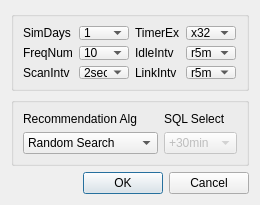
<?xml version="1.0" encoding="UTF-8"?>
<ui version="4.0">
 <class>LinkDlg</class>
 <widget class="QDialog" name="LinkDlg">
  <property name="geometry">
   <rect>
    <x>0</x>
    <y>0</y>
    <width>260</width>
    <height>205</height>
   </rect>
  </property>
  <property name="minimumSize">
   <size>
    <width>260</width>
    <height>205</height>
   </size>
  </property>
  <property name="maximumSize">
   <size>
    <width>264</width>
    <height>205</height>
   </size>
  </property>
  <property name="windowTitle">
   <string>Simulator</string>
  </property>
  <layout class="QGridLayout" name="gridLayout">
   <item row="1" column="2" colspan="3">
    <widget class="QGroupBox" name="simGrpBox">
     <property name="title">
      <string/>
     </property>
     <layout class="QGridLayout" name="gridLayout_2">
      <item row="0" column="0">
       <widget class="QLabel" name="daysLabel">
        <property name="text">
         <string>SimDays</string>
        </property>
       </widget>
      </item>
      <item row="0" column="1">
       <widget class="QComboBox" name="simDay">
        <item>
         <property name="text">
          <string>1</string>
         </property>
        </item>
        <item>
         <property name="text">
          <string>2</string>
         </property>
        </item>
        <item>
         <property name="text">
          <string>4</string>
         </property>
        </item>
        <item>
         <property name="text">
          <string>14</string>
         </property>
        </item>
        <item>
         <property name="text">
          <string>21</string>
         </property>
        </item>
       </widget>
      </item>
      <item row="0" column="2">
       <widget class="QLabel" name="speedLabel">
        <property name="text">
         <string>TimerEx</string>
        </property>
       </widget>
      </item>
      <item row="0" column="3">
       <widget class="QComboBox" name="tmrSpeed">
        <item>
         <property name="text">
          <string>x32</string>
         </property>
        </item>
        <item>
         <property name="text">
          <string>x64</string>
         </property>
        </item>
        <item>
         <property name="text">
          <string>x128</string>
         </property>
        </item>
        <item>
         <property name="text">
          <string>x16</string>
         </property>
        </item>
        <item>
         <property name="text">
          <string>x8</string>
         </property>
        </item>
        <item>
         <property name="text">
          <string>x4</string>
         </property>
        </item>
        <item>
         <property name="text">
          <string>x1</string>
         </property>
        </item>
       </widget>
      </item>
      <item row="1" column="0">
       <widget class="QLabel" name="reqFcLabel">
        <property name="text">
         <string>FreqNum</string>
        </property>
       </widget>
      </item>
      <item row="1" column="1">
       <widget class="QComboBox" name="reqFcNum">
        <item>
         <property name="text">
          <string>10</string>
         </property>
        </item>
        <item>
         <property name="text">
          <string>20</string>
         </property>
        </item>
        <item>
         <property name="text">
          <string>50</string>
         </property>
        </item>
       </widget>
      </item>
      <item row="1" column="2">
       <widget class="QLabel" name="idleLabel">
        <property name="text">
         <string>IdleIntv</string>
        </property>
       </widget>
      </item>
      <item row="1" column="3">
       <widget class="QComboBox" name="idleInterval">
        <item>
         <property name="text">
          <string>r5m</string>
         </property>
        </item>
        <item>
         <property name="text">
          <string>r10m</string>
         </property>
        </item>
        <item>
         <property name="text">
          <string>1m</string>
         </property>
        </item>
        <item>
         <property name="text">
          <string>2m</string>
         </property>
        </item>
        <item>
         <property name="text">
          <string>5m</string>
         </property>
        </item>
        <item>
         <property name="text">
          <string>10m</string>
         </property>
        </item>
        <item>
         <property name="text">
          <string>20m</string>
         </property>
        </item>
        <item>
         <property name="text">
          <string>30m</string>
         </property>
        </item>
        <item>
         <property name="text">
          <string>1h</string>
         </property>
        </item>
        <item>
         <property name="text">
          <string>2h</string>
         </property>
        </item>
        <item>
         <property name="text">
          <string>4h</string>
         </property>
        </item>
       </widget>
      </item>
      <item row="2" column="0">
       <widget class="QLabel" name="scanLabel">
        <property name="text">
         <string>ScanIntv</string>
        </property>
       </widget>
      </item>
      <item row="2" column="1">
       <widget class="QComboBox" name="scanInterval">
        <item>
         <property name="text">
          <string>2sec</string>
         </property>
        </item>
        <item>
         <property name="text">
          <string>1sec</string>
         </property>
        </item>
       </widget>
      </item>
      <item row="2" column="2">
       <widget class="QLabel" name="linkLabel">
        <property name="text">
         <string>LinkIntv</string>
        </property>
       </widget>
      </item>
      <item row="2" column="3">
       <widget class="QComboBox" name="linkInterval">
        <item>
         <property name="text">
          <string>r5m</string>
         </property>
        </item>
        <item>
         <property name="text">
          <string>r10m</string>
         </property>
        </item>
        <item>
         <property name="text">
          <string>2m</string>
         </property>
        </item>
        <item>
         <property name="text">
          <string>5m</string>
         </property>
        </item>
        <item>
         <property name="text">
          <string>10m</string>
         </property>
        </item>
        <item>
         <property name="text">
          <string>20m</string>
         </property>
        </item>
        <item>
         <property name="text">
          <string>30m</string>
         </property>
        </item>
        <item>
         <property name="text">
          <string>1h</string>
         </property>
        </item>
        <item>
         <property name="text">
          <string>2h</string>
         </property>
        </item>
       </widget>
      </item>
     </layout>
    </widget>
   </item>
   <item row="3" column="2" colspan="3">
    <widget class="QDialogButtonBox" name="buttonBox">
     <property name="orientation">
      <enum>Qt::Horizontal</enum>
     </property>
     <property name="standardButtons">
      <set>QDialogButtonBox::Cancel|QDialogButtonBox::Ok</set>
     </property>
    </widget>
   </item>
   <item row="2" column="2" colspan="3">
    <widget class="QGroupBox" name="algGrpBox">
     <property name="title">
      <string/>
     </property>
     <layout class="QGridLayout" name="gridLayout_3">
      <item row="0" column="0">
       <widget class="QLabel" name="algLabel">
        <property name="text">
         <string>Recommendation Alg</string>
        </property>
       </widget>
      </item>
      <item row="0" column="2">
       <widget class="QLabel" name="sqlLabel">
        <property name="text">
         <string>SQL Select</string>
        </property>
       </widget>
      </item>
      <item row="1" column="0">
       <widget class="QComboBox" name="alg">
        <item>
         <property name="text">
          <string>Random Search</string>
         </property>
        </item>
        <item>
         <property name="text">
          <string>Bisecting Search</string>
         </property>
        </item>
        <item>
         <property name="text">
          <string>Bisecting+ Search</string>
         </property>
        </item>
        <item>
         <property name="text">
          <string>Monte Carlo Tree</string>
         </property>
        </item>
        <item>
         <property name="text">
          <string>ITS HF Propagation</string>
         </property>
        </item>
       </widget>
      </item>
      <item row="1" column="2">
       <widget class="QComboBox" name="sqlRule">
        <property name="enabled">
         <bool>false</bool>
        </property>
        <item>
         <property name="text">
          <string>+30min</string>
         </property>
        </item>
        <item>
         <property name="text">
          <string>+1hour</string>
         </property>
        </item>
        <item>
         <property name="text">
          <string>+2hour</string>
         </property>
        </item>
        <item>
         <property name="text">
          <string>+4hour</string>
         </property>
        </item>
       </widget>
      </item>
     </layout>
    </widget>
   </item>
  </layout>
 </widget>
 <resources/>
 <connections>
  <connection>
   <sender>buttonBox</sender>
   <signal>accepted()</signal>
   <receiver>LinkDlg</receiver>
   <slot>accept()</slot>
   <hints>
    <hint type="sourcelabel">
     <x>248</x>
     <y>254</y>
    </hint>
    <hint type="destinationlabel">
     <x>157</x>
     <y>274</y>
    </hint>
   </hints>
  </connection>
  <connection>
   <sender>buttonBox</sender>
   <signal>rejected()</signal>
   <receiver>LinkDlg</receiver>
   <slot>reject()</slot>
   <hints>
    <hint type="sourcelabel">
     <x>316</x>
     <y>260</y>
    </hint>
    <hint type="destinationlabel">
     <x>286</x>
     <y>274</y>
    </hint>
   </hints>
  </connection>
 </connections>
</ui>
